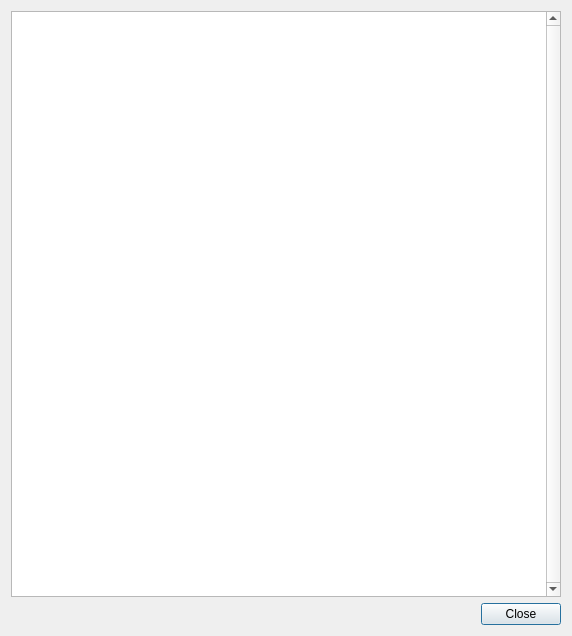
<?xml version="1.0" encoding="UTF-8"?>
<ui version="4.0">
 <class>HelpDialog</class>
 <widget class="QDialog" name="HelpDialog">
  <property name="windowModality">
   <enum>Qt::ApplicationModal</enum>
  </property>
  <property name="geometry">
   <rect>
    <x>0</x>
    <y>0</y>
    <width>572</width>
    <height>636</height>
   </rect>
  </property>
  <property name="windowTitle">
   <string>Help</string>
  </property>
  <property name="windowIcon">
   <iconset>
    <normaloff>gfx/BookSmith.ico</normaloff>gfx/BookSmith.ico</iconset>
  </property>
  <property name="modal">
   <bool>true</bool>
  </property>
  <layout class="QVBoxLayout" name="verticalLayout">
   <property name="sizeConstraint">
    <enum>QLayout::SetMinimumSize</enum>
   </property>
   <item>
    <widget class="QTextEdit" name="textEdit">
     <property name="verticalScrollBarPolicy">
      <enum>Qt::ScrollBarAlwaysOn</enum>
     </property>
    </widget>
   </item>
   <item>
    <widget class="QDialogButtonBox" name="buttonBox">
     <property name="orientation">
      <enum>Qt::Horizontal</enum>
     </property>
     <property name="standardButtons">
      <set>QDialogButtonBox::Close</set>
     </property>
    </widget>
   </item>
  </layout>
 </widget>
 <resources/>
 <connections>
  <connection>
   <sender>buttonBox</sender>
   <signal>accepted()</signal>
   <receiver>HelpDialog</receiver>
   <slot>accept()</slot>
   <hints>
    <hint type="sourcelabel">
     <x>248</x>
     <y>254</y>
    </hint>
    <hint type="destinationlabel">
     <x>157</x>
     <y>274</y>
    </hint>
   </hints>
  </connection>
  <connection>
   <sender>buttonBox</sender>
   <signal>rejected()</signal>
   <receiver>HelpDialog</receiver>
   <slot>reject()</slot>
   <hints>
    <hint type="sourcelabel">
     <x>316</x>
     <y>260</y>
    </hint>
    <hint type="destinationlabel">
     <x>286</x>
     <y>274</y>
    </hint>
   </hints>
  </connection>
 </connections>
</ui>
